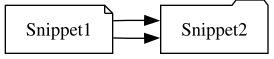

Here is the Python script that generated this plot:
from graphviz import Digraph
dot = Digraph(comment="First ")
dot.attr(rankdir="LR")
dot.node("Snippet1", href="snippet1.md", shape = "note")
dot.node("Snippet2", href="snippet2.txt", shape = "folder")
dot.edge("Snippet1", "Snippet2", href="grp.py")
dot.edge("Snippet1", "Snippet2", href="grp.py")

dot.render(format="svg", cleanup=True, filename="grp")
